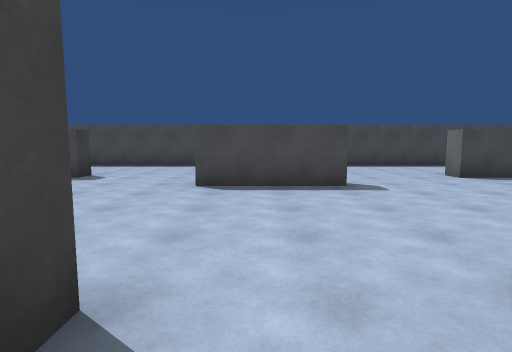
View 1 (above)

19 first-person views from a walk through a 3-D level made in the Unity game engine. The camera is 1.4 m above the floor, tilts 6° down and sees 80° across. The floor is counted in squares, 2 m on a side. Each view is taken from the middle of a square. On the plan, view 1 faces up. The plan holds only what a view shows up to about 10 squares ahead; the rest is blank.

View 2
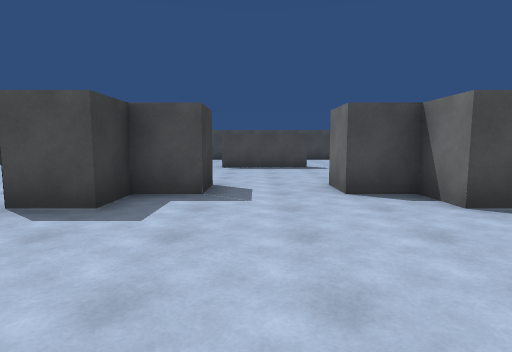

View 3
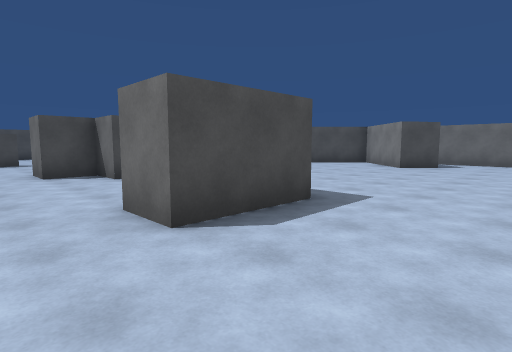

View 4
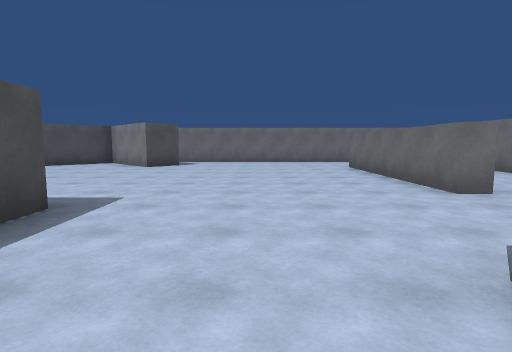

View 5
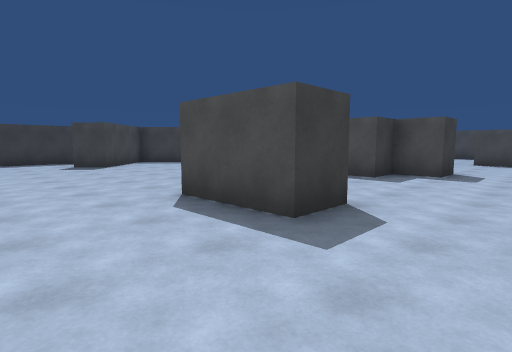

View 6
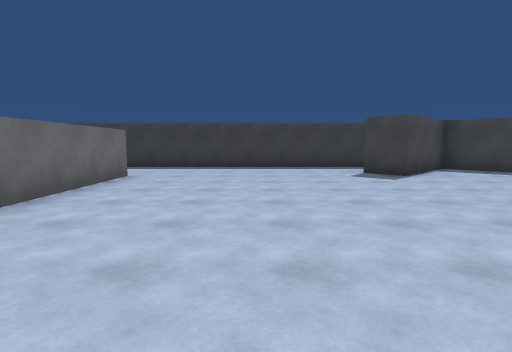

View 7
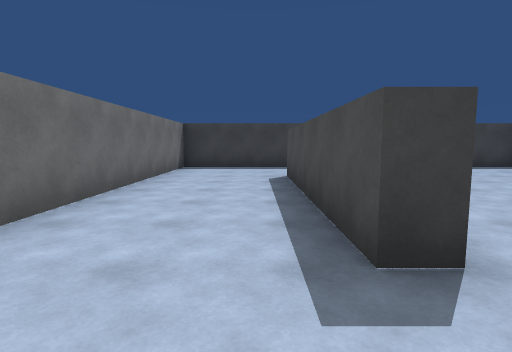

View 8
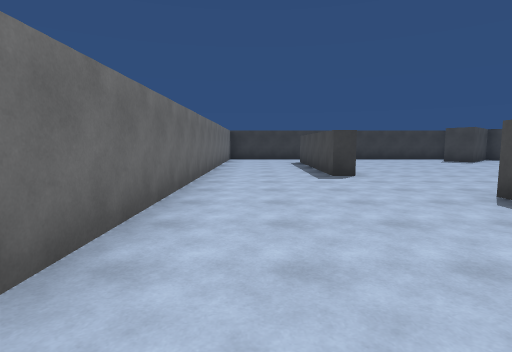

View 9
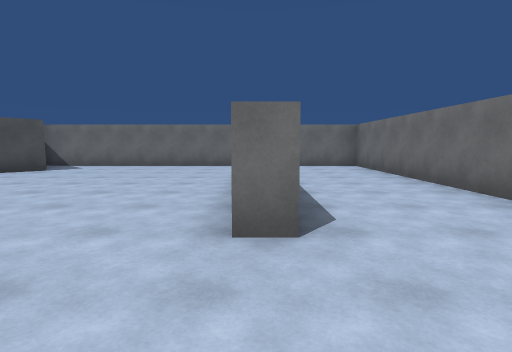

View 10
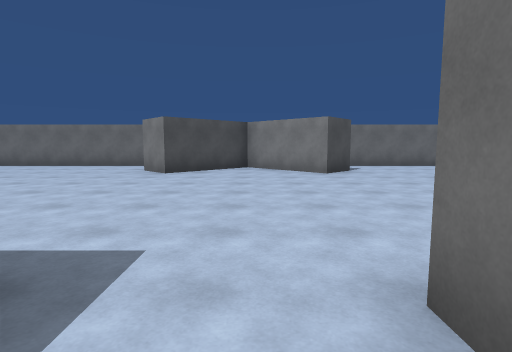

View 11
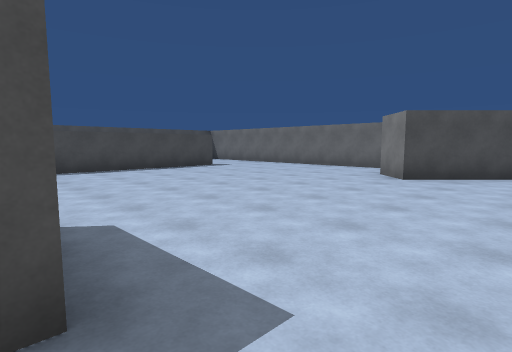

View 12
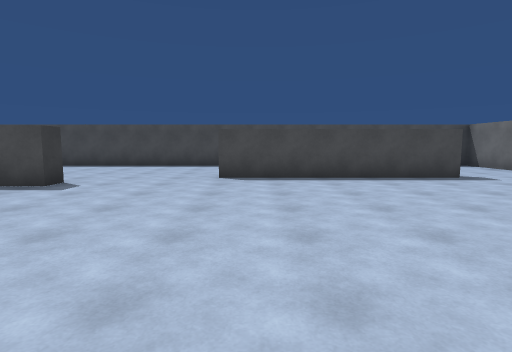

View 13
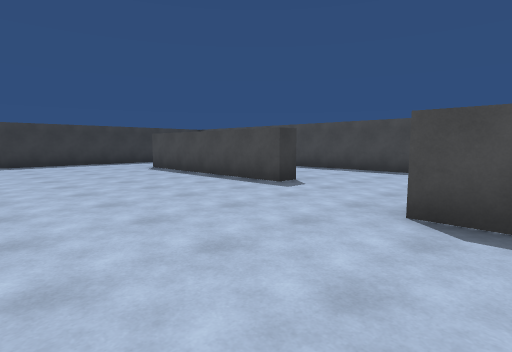

View 14
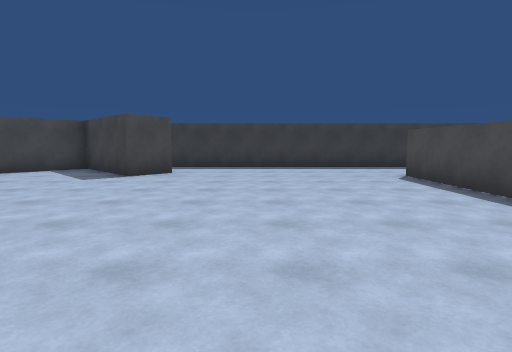

View 15
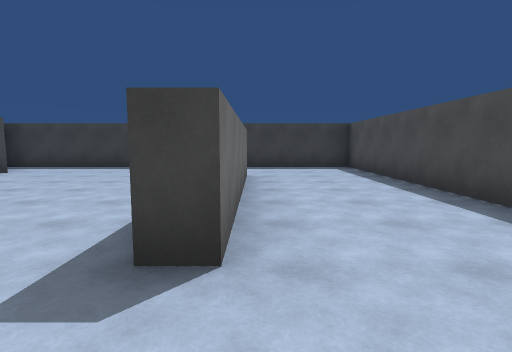

View 16
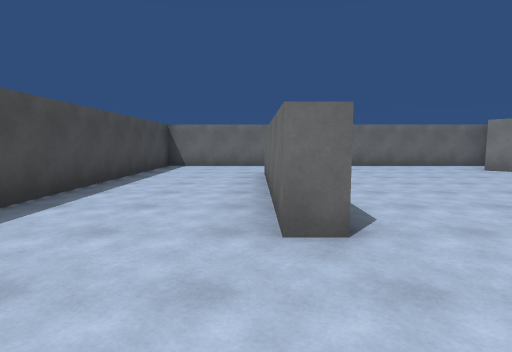

View 17
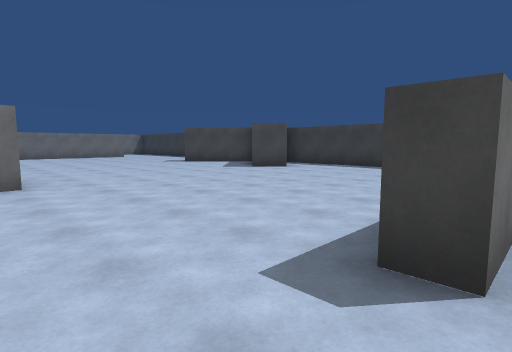

View 18
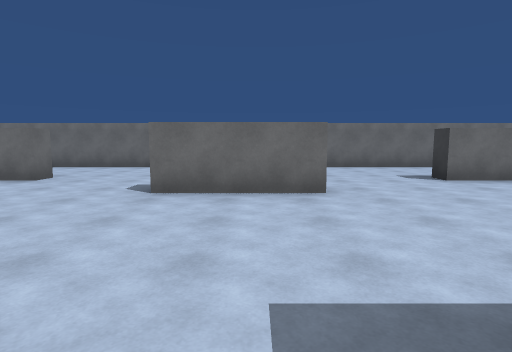

View 19
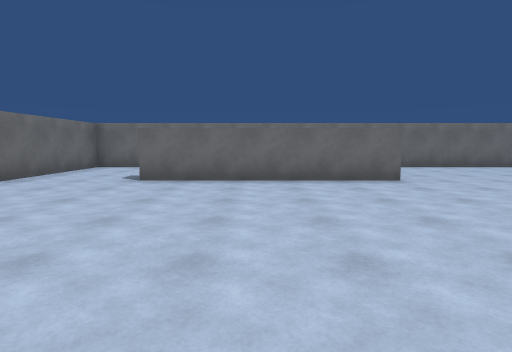

### Floor plan
Ten units are one square. View 1 is at (0, 0); x grows to the right and y downward. Boxes are objects, and circles mark ways between rooms. Rooms are numbered by the first view taken in them; rooms with no view inside come last. Other rooms are left out.
<svg viewBox="-118 -103 241 240">
<path fill="none" stroke="#000" d="M-7 -2 -17 -2 -17 7M23 7 23 -2 13 -2M-7 36 -7 47 -28 47M28 27 34 27M34 47 13 47 13 36M-17 7 -28 7M13 -2 13 -12M-10 83 15 83M34 7 23 7M-7 -12 -7 -2M42 104 42 98 92 98M15 -56 15 -50 -10 -50M101 45 92 37 112 18 93 -2 101 -10M-88 98 -37 98 -37 103 -88 103M-95 -10 -86 -2 -106 18 -87 37 -94 44M-113 31 -113 132 118 132 118 33M118 4 118 -98 -113 -98 -113 6M-84 -68 -37 -68 -37 -63 -88 -63M92 -63 42 -63 42 -68 88 -68"/>
<circle cx="-20" cy="15" r="3" fill="#2a7"/>
<circle cx="30" cy="15" r="3" fill="#2a7"/>
<circle cx="5" cy="-10" r="3" fill="#2a7"/>
<circle cx="5" cy="40" r="3" fill="#2a7"/>
<text x="0" y="10">1</text>
<text x="0" y="40">2</text>
</svg>
Room 1 opens to room 2.

Where each view was taken, in squares from view 1:
view 1: 0 up, 0 right, facing up
view 2: 4 down, 0 right, facing up
view 3: 7 down, 0 right, facing up-right
view 4: 7 down, 0 right, facing right
view 5: 7 down, 1 right, facing up-left
view 6: 7 down, 2 left, facing left
view 7: 11 down, 2 left, facing left
view 8: 12 down, 3 right, facing left
view 9: 10 down, 2 right, facing right
view 10: 2 down, 2 right, facing right
view 11: 2 down, 3 right, facing up-right
view 12: 0 up, 5 right, facing up
view 13: 2 up, 0 right, facing up-left
view 14: 3 up, 2 left, facing left
view 15: 7 up, 2 left, facing left
view 16: 7 up, 2 right, facing right
view 17: 7 up, 2 left, facing down-left
view 18: 4 down, 0 right, facing down
view 19: 4 down, 7 right, facing down
